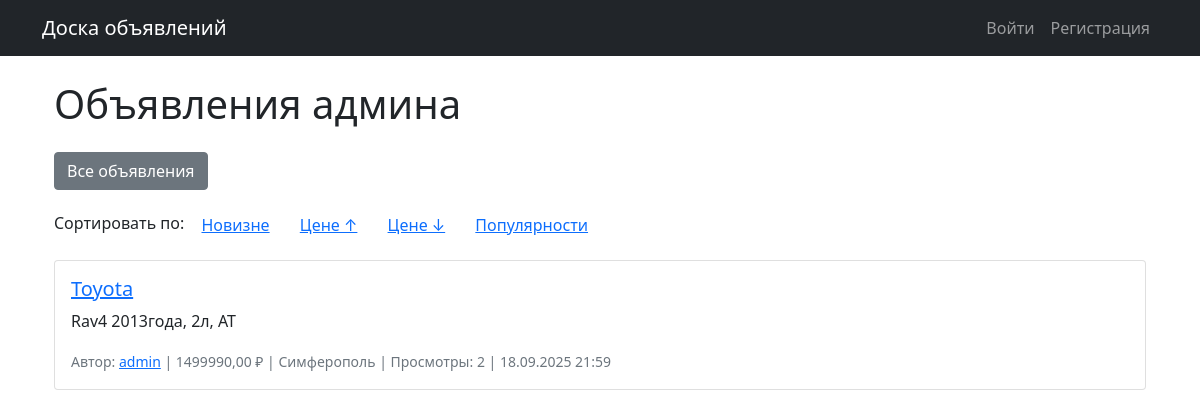
Before: /admin-ads/ with the older database file.
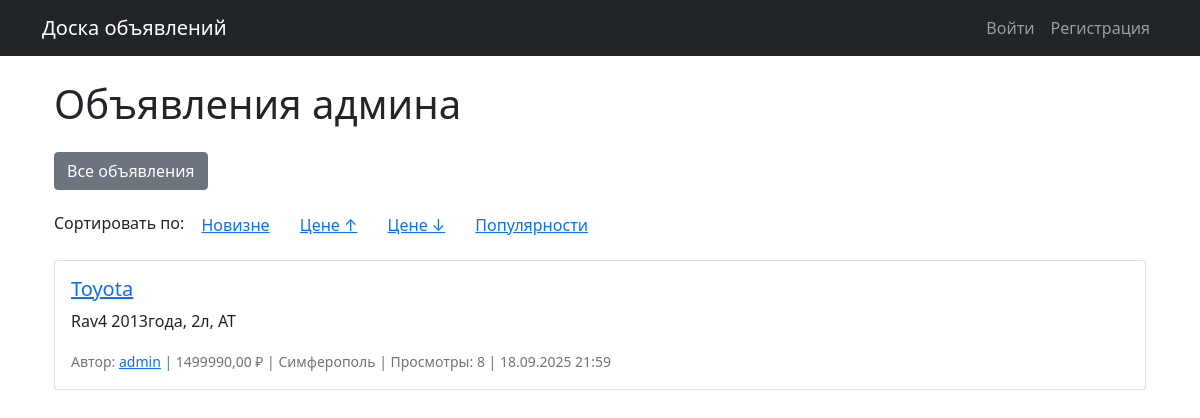
After: the same page with the newer database file.
### ads/models.py (models this page shows, shortened)
class Advertisement(models.Model):
    title = models.CharField(max_length=200)
    slug = models.SlugField(max_length=200, unique=True, blank=True)
    description = models.TextField()
    price = models.DecimalField(max_digits=10, decimal_places=2)
    city = models.ForeignKey(City, on_delete=models.CASCADE)
    category = models.ForeignKey(Category, on_delete=models.CASCADE, verbose_name="Категория")
    tags = models.ManyToManyField(Tag, blank=True, verbose_name="Теги")
    author = models.ForeignKey(User, on_delete=models.CASCADE)
    cover = models.ImageField(upload_to='covers/%Y/%m/%d/', blank=True, null=True)
    created_at = models.DateTimeField(auto_now_add=True)
    updated_at = models.DateTimeField(auto_now=True)
    views = models.PositiveIntegerField(default=0, verbose_name="Просмотры")

class City(models.Model):
    name = models.CharField(max_length=100, unique=True, verbose_name="Название города")
    slug = models.SlugField(max_length=100, unique=True, verbose_name="URL-адрес города")
    created_at = models.DateTimeField(auto_now_add=True)
    class Meta:
        verbose_name = "Город"
        verbose_name_plural = "Города"
        ordering = ['name']

### ads/views.py (the view)
# urls.py: path('admin-ads/', views.AdminAdvertisementListView.as_view(), name='admin_ads'),  # ✅ новый маршрут
class AdminAdvertisementListView(ListView):
    model = Advertisement
    template_name = 'ads/admin_advertisements.html'
    context_object_name = 'advertisements'
    paginate_by = 10
    def get_queryset(self):
        queryset = Advertisement.objects.filter(author__username__iexact='admin')
        sort_by = self.request.GET.get('sort', '-created_at')
        if sort_by in ['created_at', '-created_at', 'price', '-price', 'views', '-views']:
            queryset = queryset.order_by(sort_by)
        else:
            queryset = queryset.order_by('-created_at')
        return queryset.select_related('author', 'city', 'category').prefetch_related('tags')
    def get_context_data(self, **kwargs):
        context = super().get_context_data(**kwargs)
        params = self.request.GET.copy()
        if 'page' in params:
            params.pop('page')
        context['querystring'] = params.urlencode()
        return context

### ads/templates/ads/admin_advertisements.html (shortened to what this page needs)
{% extends 'ads/base.html' %}
{% block content %}
<div class="container mt-4">
    <h1 class="mb-4">Объявления админа</h1>
    <div class="mb-3">
        <a href="{% url 'home' %}" class="btn btn-secondary">Все объявления</a>
    </div>
    <div class="mb-3">
        <span>Сортировать по:</span>
        <a href="?sort=-created_at&{{ querystring }}" class="btn btn-link {% if request.GET.sort == '-created_at' or not request.GET.sort %}font-weight-bold{% endif %}">Новизне</a>
        <a href="?sort=price&{{ querystring }}" class="btn btn-link {% if request.GET.sort == 'price' %}font-weight-bold{% endif %}">Цене ↑</a>
        <a href="?sort=-price&{{ querystring }}" class="btn btn-link {% if request.GET.sort == '-price' %}font-weight-bold{% endif %}">Цене ↓</a>
        <a href="?sort=-views&{{ querystring }}" class="btn btn-link {% if request.GET.sort == '-views' %}font-weight-bold{% endif %}">Популярности</a>
    </div>
    {% for advertisement in advertisements %}
    <div class="card mb-3">
        <div class="card-body">
            <h5 class="card-title">
                <a href="{% url 'advertisement_detail' advertisement.slug %}">
                    {{ advertisement.title }}
                </a>
            </h5>
            <p class="card-text">{{ advertisement.description|truncatechars:200 }}</p>
            <p class="card-text">
                <small class="text-muted">
                    Автор: <a href="{% url 'profile' advertisement.author.username %}">{{ advertisement.author.username }}</a> |
                    {{ advertisement.price }} ₽ |
                    {{ advertisement.city.name }} |
                    Просмотры: {{ advertisement.views }} |
                    {{ advertisement.created_at|date:"d.m.Y H:i" }}
                </small>
            </p>
        </div>
    </div>
    {% empty %}
    <p>У пользователя <strong>admin</strong> пока нет объявлений.</p>
    {% endfor %}
</div>
{% endblock %}

Changed rows visible on the page:
changed Advertisement "Toyota": views "2" → "8"
